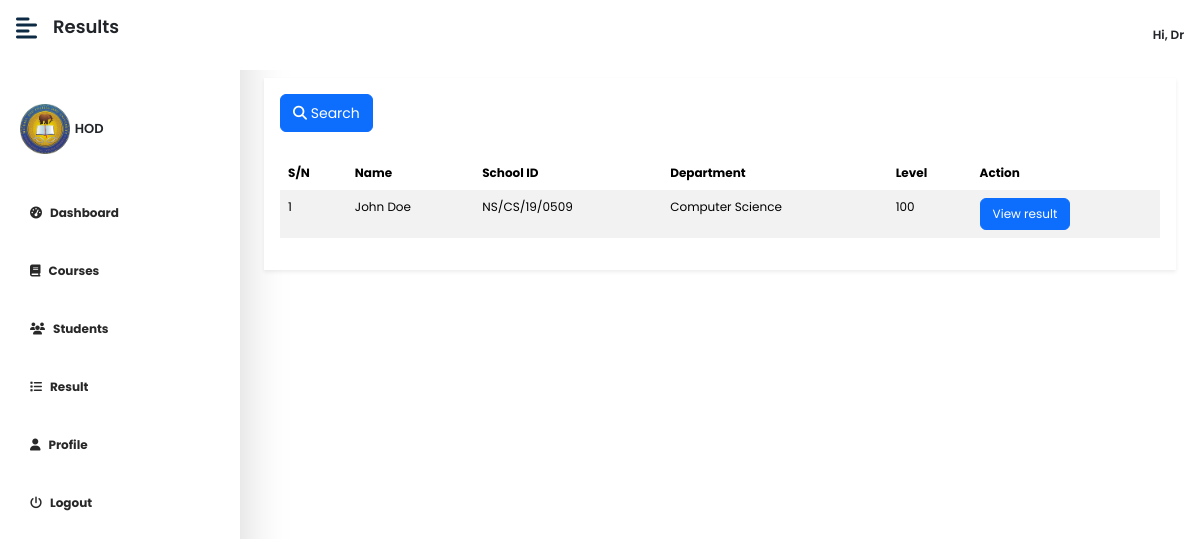
Screenshot of /hod/view/results (signed in) with the database file from the repository.
### tables this page shows
CREATE TABLE `hod_tb` (
  `id` int(11) NOT NULL,
  `fname` varchar(200) NOT NULL,
  `lname` varchar(200) NOT NULL,
  `email` varchar(150) NOT NULL,
  `image` text DEFAULT NULL,
  `faculty` varchar(50) NOT NULL,
  `school_id` varchar(50) NOT NULL,
  `password` longtext NOT NULL
);

CREATE TABLE `students_tb` (
  `id` int(11) NOT NULL,
  `fname` text NOT NULL,
  `lname` text NOT NULL,
  `email` varchar(200) NOT NULL,
  `school_id` varchar(100) NOT NULL,
  `level` int(11) NOT NULL,
  `faculty` varchar(200) DEFAULT NULL,
  `dept` varchar(200) DEFAULT NULL,
  `image` text DEFAULT NULL,
  `password` longtext NOT NULL,
  `date` timestamp NOT NULL DEFAULT current_timestamp() ON UPDATE current_timestamp()
);

### hod/view/results.php (the view, shortened to what this page needs)
<?php
if(isset($_SESSION['hodID'])) {
    require '../../configs/dbh.inc.php';
?>
<!DOCTYPE html>
<html lang="en">
<head>
    <?php include '../../includes/links&scripts.php'; ?>
</head>
<body >
<div class="d-flex" id="wrapper">
        <?php include 'includes/sidebar.php';?>
        <div id="page-content-wrapper">
        <nav class="navbar navbar-expand-lg navbar-light d-flex bg-white  fixed-top py-3 px-3" style="justify-content:space-between;">
               <div class="d-flex">
                    <div><i class="fas fa-align-left fs-4 me-3" style="color:#0d2a45ff;" id="menu-toggle"></i></div>
                    <div><p class="display-6" style="font-size: large;font-weight:600;">Results</p></div>
               </div>
               <?php include 'includes/hodnavbar.php';?>
            <div class="container-fluid px-4 py-4">
            <div class="bg-white shadow-sm p-3">
                        <div>
                        <a href="#" class="btn btn-primary mb-4" style="color:#fff;" data-bs-toggle="modal" data-bs-target="#myModal"><small><i class="fa fa-search"></i> Search</small></a>
            <?php
             $sql = "SELECT id, fname, lname, school_id, level, dept FROM students_tb WHERE  faculty = '{$faculty}' ORDER BY level DESC";
             $result = mysqli_query($con, $sql);
             $num = 1;
             if(mysqli_num_rows($result) > 0) {?>
             <div class="table-responsive">
                            <table class="table table-striped table-borderless">
                                    <thead>
                                        <tr>
                                        <th scope="col">S/N</th>
                                        <th scope="col">Name</th>
                                        <th scope="col">School ID</th>
                                        <th scope="col">Department</th>
                                        <th scope="col">Level</th>
                                        <th scope="col">Action</th>
                                        </tr>
                                    </thead>
                                    <tbody>
                                    <?php
                                            while($row = mysqli_fetch_assoc($result)) {
                                    ?>
                                        <tr>
                                            <td><?php echo $num++;?></td>
                                            <td><?php echo $row['fname'] . ' ' . $row['lname'];?></td>
                                            <td><?php echo strtoupper($row['school_id']);?></td>
                                            <td><?php echo $row['dept'];?></td>
                                            <td><?php echo $row['level'];?></td>
                                            <td>
                                                <a href="viewstudentresult?id=<?php echo $row['id'];?>" class="btn btn-primary" style="font-size:12px;"> View result</a>
                                            </td>
                                        </tr>
                                        <?php } ?>
                                    </tbody>
                                    </table>
                                    </div>
                                <?php
                                } else {
                                ?>
                                    <div class="alert alert-danger" role="alert">
                                        Students will show here
                                    </div>
                                <?php
                                }
                            ?>
            </div>
            </div>
        </div>
    </div>
</body>
</html>
<?php } else {
    header("Location: ../auth/login");
}
?>

### hod/view/includes/hodnavbar.php (shortened to what this page needs)
<?php
    $id = $_SESSION['hodID'];
    $sql = "SELECT id, fname, lname, school_id, faculty, email, image FROM hod_tb WHERE id = {$id}";
    $result = mysqli_query($con, $sql);
    $row = mysqli_fetch_assoc($result);
    $faculty = $row['faculty'];
?>
<div class="d-flex" style="gap:1rem;align-items:center;">
                    <div>
                    <div class="dropdown">
  <span id="dropbtn" style="font-weight:600" class="dropbtn"><i class="fa fa-user-o" style="font-size:large;"></i> Hi, <?php echo ucfirst($row['fname']);?></span>
</div>
               </div>
            </nav>
            <br><br><br>

### assets/css/dashboard.css (style rules this page uses)
:root { --main-bg-color: #009d63!important; --main-text-color: #009d63!important; --second-text-color: #ffffff!important; --second-bg-color: #ffffff!important; }
#wrapper { overflow-x: hidden!important; background: #fff!important; }
#page-content-wrapper { min-width: 100vw!important; overflow-y: scroll!important; height: 100vh!important; }
#menu-toggle { cursor: pointer!important; }
@media (min-width: 768px) { #page-content-wrapper { min-width: 0!important; width: 100%!important; } }

### assets/css/main.css (style rules this page uses)
* { box-sizing: border-box; margin: 0; }
body { font-family: "Poppins", Sans-serif !important; transition: .5s; background-color: #fff !important; font-size: 12px !important; }
#dropbtn { padding: 0px; border: none; cursor: pointer; }
.dropdown { float: right; position: relative; display: inline-block; }

### rows the page displays
hod_tb: fname "Dr"
students_tb: fname "John", lname "Doe", school "NS/CS/19/0509", dept "Computer Science", level "100"
